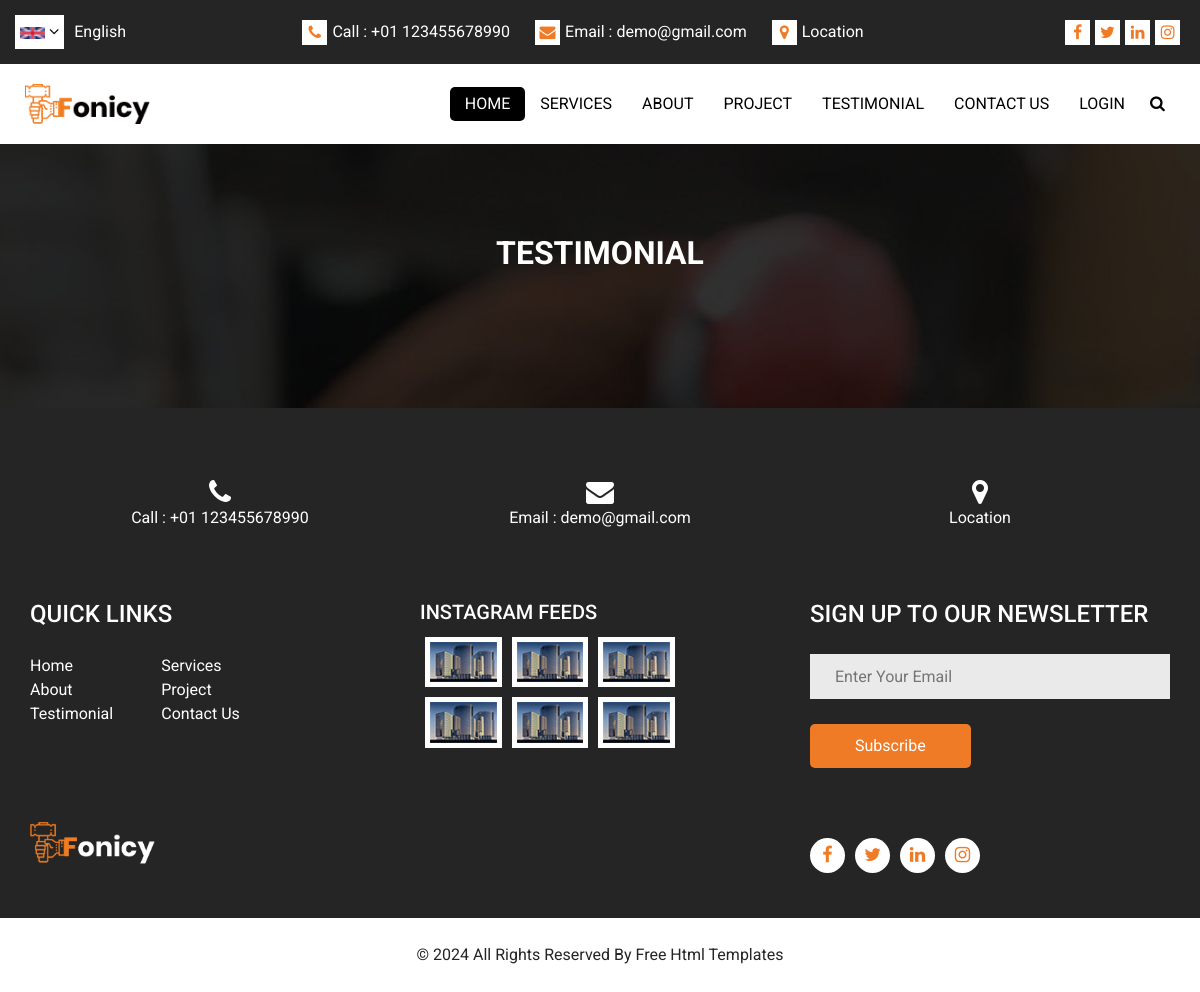
/testimonials/, run on an earlier commit of the app's database.
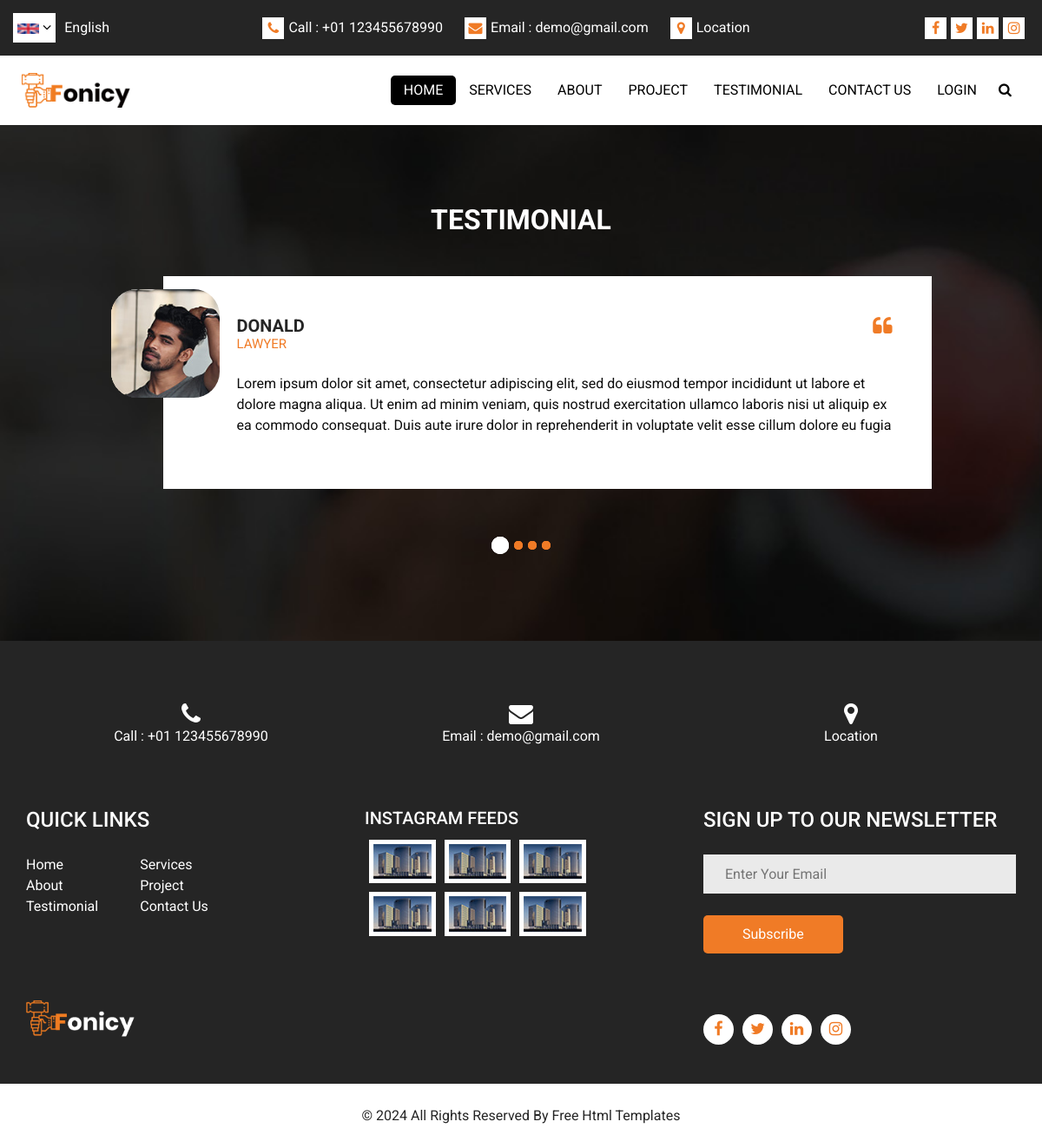
And on a later commit of the database.
### shop/models.py (models this page shows)
class Testimonial(models.Model):
    name = models.CharField(max_length=100)
    title = models.CharField(max_length=100)
    description = models.TextField(null=False, blank=True)
    created_at = models.DateTimeField(auto_now_add=True)

### shop/views.py (the view)
# urls.py: path('testimonials/', views.testimonial, name='testimonial'),
def testimonial(request: HttpRequest):
    context = {
        'testimonials': Testimonial.objects.all()
    }
    return render(request, 'shop/testimonial.html', context=context)

### templates/shop/testimonial.html (shortened to what this page needs)
{% extends './base.html' %}
{% load static %}
{% block content %}
  <section class="client_section layout_padding">
    <div class="container">
      <div class="heading_container heading_center">
        <h2>Testimonial</h2>
      </div>
    </div>
    <div id="customCarousel2" class="carousel slide" data-ride="carousel">
      <div class="carousel-inner">
        {% for testimonial in testimonials %}
          <div class="carousel-item active">
            <div class="container">
              <div class="row">
                <div class="col-md-10 mx-auto">
                  <div class="box">
                    <div class="img-box">
                      <img src="{% static 'images/client.jpg' %}" alt="">
                    </div>
                    <div class="detail-box">
                      <div class="client_info">
                        <div class="client_name">
                          <h5>{{ testimonial.name }}</h5>
                          <h6>{{ testimonial.title }}</h6>
                        </div>
                        <i class="fa fa-quote-left" aria-hidden="true"></i>
                      </div>
                      <p>{{ testimonial.description }}</p>
                    </div>
                  </div>
                </div>
              </div>
            </div>
            <ol class="carousel-indicators">
              <li data-target="#customCarousel2" data-slide-to="0" class="active"></li>
              <li data-target="#customCarousel2" data-slide-to="1"></li>
              <li data-target="#customCarousel2" data-slide-to="2"></li>
              <li data-target="#customCarousel2" data-slide-to="3"></li>
            </ol>
          </div>
        {% endfor %}
  </section>
{% endblock %}

What changed in the data, as far as the page shows it:
added Testimonial: name "DONALD", title "LAWYER", description "Lorem ipsum dolor sit amet, consectetur adipiscing elit, sed do eiusmod tempor incididunt ut labore et dolore magna aliqua. Ut enim ad minim veniam, quis nostrud exercitation ullamco laboris nisi ut aliquip ex ea commodo consequat. Duis aute irure dolor in reprehenderit in voluptate velit esse cillum dolore eu fugia"
